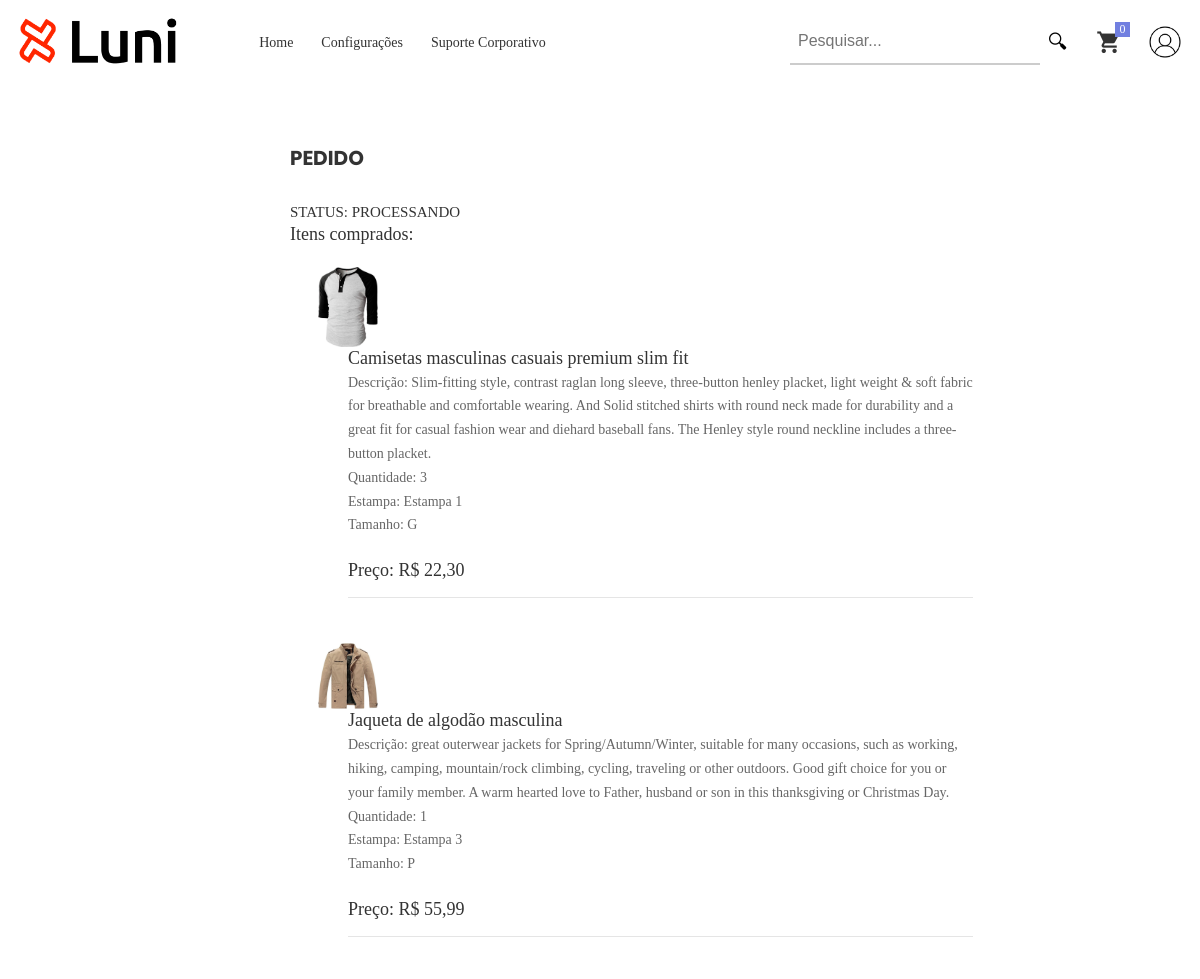
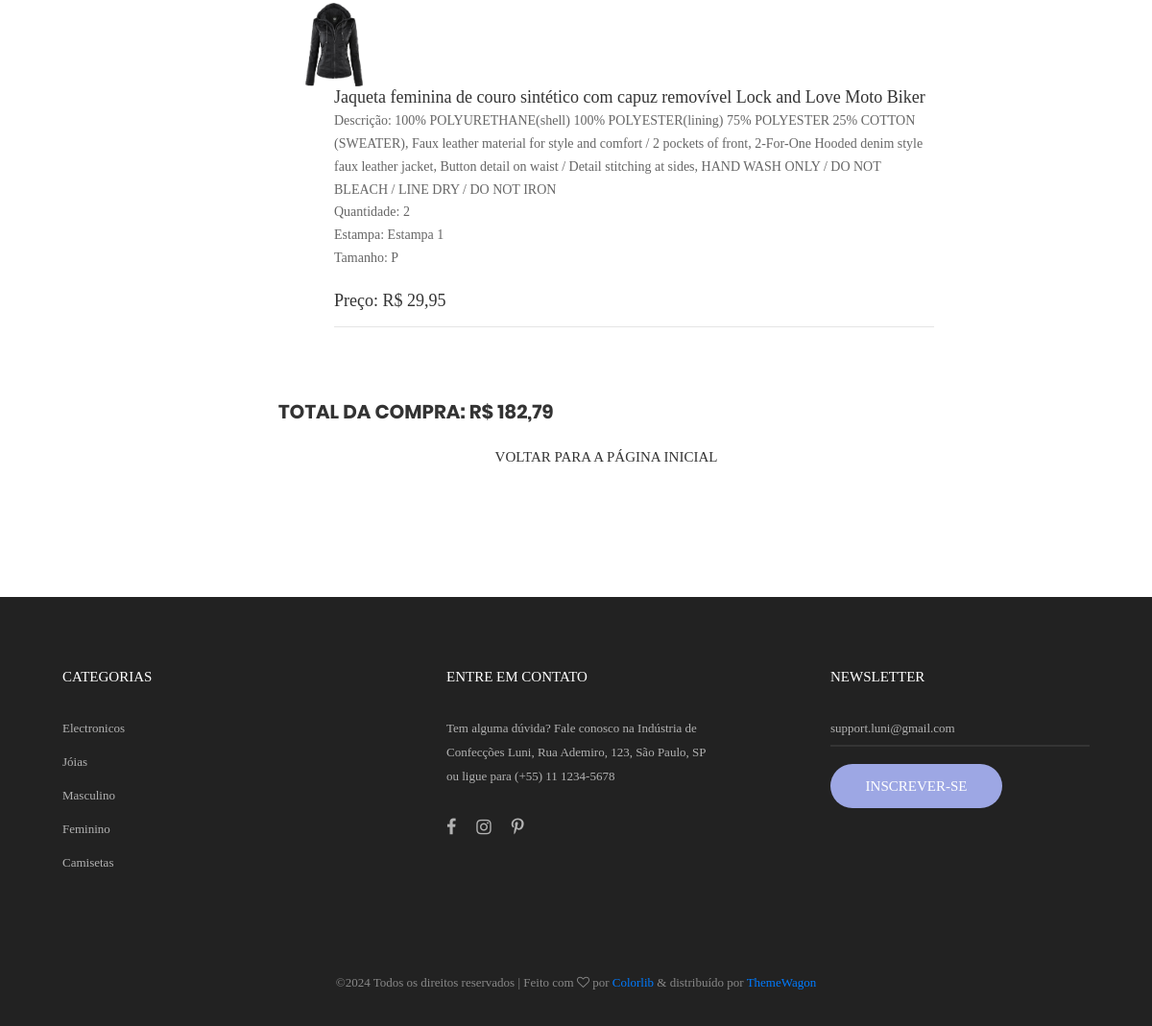
The app's page /pedido/20/ (signed in) with its own data (2 pictures, top to bottom).
### pedido/models.py (models this page shows, shortened)
class Pedido(models.Model):
    STATUS_PEDIDO = [
        ('PROCESSANDO', 'Processando'),
        ('ENVIADO', 'Enviado'),
        ('ENTREGUE', 'Entregue'),
    ]
    cliente = models.ForeignKey(Usuario, on_delete=models.CASCADE, related_name='pedidos')
    data_pedido = models.DateTimeField(auto_now_add=True)
    itens = models.ManyToManyField(Produto, through='ItemPedido')
    preco_total = models.DecimalField(max_digits=10, decimal_places=2)
    status = models.CharField(max_length=20, choices=STATUS_PEDIDO, default='PROCESSANDO')

class ItemPedido(models.Model):
    pedido = models.ForeignKey(Pedido, on_delete=models.CASCADE, related_name='itens_pedido')
    produto = models.ForeignKey(Produto, on_delete=models.CASCADE)
    quantidade = models.PositiveIntegerField(default=1)
    preco = models.DecimalField(max_digits=10, decimal_places=2)
    tamanho = models.ForeignKey(Tamanho, on_delete=models.CASCADE, blank=True, null=True)
    estampa = models.ForeignKey(Estampa, on_delete=models.CASCADE, blank=True, null=True)

### produto/models.py (models this page shows, shortened)
class Produto(models.Model):
    tamanho = models.ManyToManyField(Tamanho, related_name='produto', blank=True)
    nome = models.CharField(max_length=100)
    descricao = models.TextField(blank=True, null=True)
    categorias = models.ManyToManyField(CategoriaProduto, related_name='produtos')
    preco = models.DecimalField(max_digits=10, decimal_places=2)
    quantidade_em_estoque = models.IntegerField(default=0)
    estampas = models.ManyToManyField(Estampa, related_name='produtos', blank=True)
    imagem = models.ImageField(upload_to='produtos/', blank=True, null=True)

class Tamanho(models.Model):
    TAMANHOS_PRODUTO = [
        ('PP', 'Piquenique'),
        ('P', 'Pequeno'),
        ('M', 'Medio'),
        ('G', 'Grande'),
        ('GG', 'Gigante'),
        ('XG', 'XGigante'),
        ('XXG', 'XXGigante'),
        ('XXXG', 'XXXGigante'),
    ]
    tamanho = models.CharField(max_length=50)

class CategoriaProduto(models.Model):
    nome = models.CharField(max_length=20, unique=True)

### estampa/models.py (models this page shows, shortened)
class Estampa(models.Model):
    nome = models.CharField(max_length=100)
    descricao = models.TextField(blank=True, null=True)
    imagem = models.ImageField(upload_to='estampas/', blank=True, null=True)
    categoria = models.CharField(max_length=50, blank=True, null=True)

### pedido/views.py (the view)
# urls.py: path("pedido/", include("pedido.urls"), name='pedido'),
@login_required
def pedido(request, id):
    pedido = Pedido.objects.filter(pk=id).first()
    if not pedido:
        messages.error(request, 'Pedido não encontrado.')
        return redirect("listar_pedidos")
    if request.user.is_superuser or request.user.id == pedido.cliente.id:
        itens = ItemPedido.objects.filter(pedido=pedido)
        return render(request, 'pedido/pedido.html', {'pedido': pedido, 'itens': itens})
    messages.error(request, 'Você não tem permissão para acessar esta página.')
    return redirect("listar_pedidos")

### principal/context_processors.py (called while the page is built)
def variaveis_globais(request):
    var = {
        'nome_site': 'Luni',
        'categorias': CategoriaProduto.objects.all(),
    }
    return var

### usuario/models.py (called while the page is built)
    def get_size_items(self):
        carrinho = self.carrinho.first()
        if carrinho:
            return carrinho.itens.aggregate(total_items=Sum('quantidade'))['total_items'] or 0
        return 0

### usuario/templatetags/custom_tags.py (called while the page is built)
@register.filter
def get_size_items(user):
    if isinstance(user, Usuario):
        return f"{user.get_size_items()}"
    return "0"

### templates/pedido/pedido.html (shortened to what this page needs)
{% extends 'base/_base.html' %}
{% load static %}
{% block content %}
    <div class="bg0 p-t-75 p-b-85">
        <div class="container">
            <div class="row">
                <div class="col-lg-10 col-xl-7 m-lr-auto m-b-50">
                    <div class="m-l-25 m-r--38 m-lr-0-xl">
                        <h3 class="mtext-109 cl2 p-b-30">Pedido</h3>
                        <p class="stext-101 cl2">Status: {{ pedido.status }}</p>
                        <h4 class="mtext-101 cl2 p-b-20">Itens comprados: </h4>
                        <ul class="p-l-28">
                            {% for item in itens.all %}
                                <li class="flex-w flex-t p-b-30">
                                    <div class="column-1">
                                        <div class="how-itemcart1">
                                            {% if item.produto.imagem %}
                                                <img src="{{ item.produto.imagem.url }}" alt="{{ item.produto.nome }}" class="imagem-produto">
                                            {% else %}
                                                <img src="{% static 'images/no-image.png' %}" alt="{{ item.produto.nome }}" class="imagem-produto">
                                            {% endif %}
                                        </div>
                                    </div>
                                    <div class="column-2 p-l-30">
                                        <h4 class="mtext-101 cl2">{{ item.produto.nome }}</h4>
                                        <p class="stext-102 cl3">Descrição: {{ item.produto.descricao }}</p>
                                        <p class="stext-102 cl3">Quantidade: {{ item.quantidade }}</p>
                                        <p class="stext-102 cl3">Estampa: {{ item.estampa.nome }}</p>
                                        <p class="stext-102 cl3">Tamanho: {{ item.tamanho.tamanho }}</p>
                                        <br>
                                        <p class="mtext-110 cl2">Preço: R$ {{ item.produto.preco|floatformat:2 }}</p>
                                        <hr>
                                    </div>
                                </li>
                            {% endfor %}
                        </ul>
                        <h4 class="mtext-109 cl2 p-t-30">Total da Compra: R$ {{ pedido.preco_total|floatformat:2 }}</h4>
                        <br>
                        <div style="width: 100%;" class="text-center">
                            <a href="{% url 'home' %}" class="stext-101 cl2 p-t-20 hov-cl1 trans-04">Voltar para a Página Inicial</a>
                        </div>
                    </div>
                </div>
            </div>
        </div>
    </div>
{% endblock content %}

### templates/base/_base.html (shortened to what this page needs)
{% load static %}
{% load custom_tags %}
<!DOCTYPE html>
<html lang="pt-br">
    <head>
        <link rel="stylesheet" type="text/css" href="/static/vendor/bootstrap/css/bootstrap.min.css">
        <link rel="stylesheet" type="text/css" href="/static/fonts/font-awesome-4.7.0/css/font-awesome.min.css">
        <link rel="stylesheet" type="text/css" href="/static/fonts/iconic/css/material-design-iconic-font.min.css">
        <link rel="stylesheet" type="text/css" href="/static/fonts/linearicons-v1.0.0/icon-font.min.css">
        <link rel="stylesheet" type="text/css" href="/static/vendor/animate/animate.css">
        <link rel="stylesheet" type="text/css" href="/static/vendor/css-hamburgers/hamburgers.min.css">
        <link rel="stylesheet" type="text/css" href="/static/vendor/animsition/css/animsition.min.css">
        <link rel="stylesheet" type="text/css" href="/static/vendor/select2/select2.min.css">
        <link rel="stylesheet" type="text/css" href="/static/vendor/daterangepicker/daterangepicker.css">
        <link rel="stylesheet" type="text/css" href="/static/vendor/slick/slick.css">
        <link rel="stylesheet" type="text/css" href="/static/vendor/MagnificPopup/magnific-popup.css">
        <link rel="stylesheet" type="text/css" href="/static/vendor/perfect-scrollbar/perfect-scrollbar.css">
        <link rel="stylesheet" type="text/css" href="/static/css/util.css">
        <link rel="stylesheet" type="text/css" href="/static/css/main.css">
    </head>
	<nav class="container-menu-desktop fix-menu-desktop">
		<div class="wrap-menu-desktop">
			<div class="limiter-menu-desktop container">
				<a href="{% url "home" %}" class="logo">
					<img src="{% static "images/icons/Logo.png" %}" alt="IMG-LOGO">
				</a>
				<div class="menu-desktop">
					<ul class="main-menu">
						<li >
							<a href="{% url "home" %}">Home</a></li>
						{% if request.user.is_superuser %}
						<li><a href="{% url 'settings' %}">Configurações</a></li>
						{% endif %}
						<li>
							<a href="{% url "receber_suporte_corporativo" %}">Suporte Corporativo</a></li>
					</ul>
				</div>
				<div class="wrap-icon-header flex-w flex-r-m">
					<form action="{% url 'pesquisar_produto' %}" method="get" class="search-container">
						<input type="text" name="pesquisa" id="pesquisa_input" class="search-input" value="{{ pesquisa|default:"" }}" placeholder="Pesquisar...">
						<button type="submit" class="search-button" title="Pesquisar">🔍︎</button>
					</form>
					<a href="{% url "carrinho" %}">
						<div class="icon-header-item cl2 hov-cl1 trans-04 p-l-22 p-r-11 icon-header-noti js-show-cart" data-notify="{{ request.user|get_size_items }}">
							<i class="zmdi zmdi-shopping-cart" title="Carrinho"></i>
						</div>
					</a>
					<a href="{% url "perfil_usuario" %}" title="Perfil">
						<div>
							{% if request.user.imagem %}
								<img src="{{ request.user.imagem.url }}" alt="perfil" style="border-radius: 50%; margin-left: 15px; width: 40px; height: 40px;">
							{% else %}
								<img src="/static/images/user-profile.jpg" alt="perfil" style="border-radius: 50%; margin-left: 15px; width: 40px; height: 40px;">
							{% endif %}
						</div>
					</a>
				</div>
			</div>
		</div>
	</nav>
    <body class="animsition" style="animation-duration: 1500ms; opacity: 1;">
        {% block content %}{% endblock content %}
    </body>
	<footer class="bg3 p-t-1 p-b-32">
		<div class="container" style="margin-top: 70px;">
			<div class="row d-flex justify-content-around">
				<div class="col-sm-6 col-lg-3 p-b-50">
					<h4 class="stext-301 cl0 p-b-30">
						Categorias
					</h4>
					<ul>
						{% for categoria in categorias %}
							<li class="p-b-10">
								<a href="{% url "pesquisar_produto" %}?categoria={{ categoria.id }}" class="stext-107 cl7 hov-cl1 trans-04">
									{{ categoria.nome }}
								</a>
							</li>
						{% endfor %}
					</ul>
				</div>
				<div class="col-sm-6 col-lg-3 p-b-50">
					<h4 class="stext-301 cl0 p-b-30">
						ENTRE EM CONTATO
					</h4>
					<p class="stext-107 cl7 size-201">
						Tem alguma dúvida? Fale conosco na Indústria de Confecções Luni, Rua Ademiro, 123, São Paulo, SP ou ligue para (+55) 11 1234-5678
					</p>
					<div class="p-t-27">
						<a href="#" class="fs-18 cl7 hov-cl1 trans-04 m-r-16">
							<i class="fa fa-facebook"></i>
						</a>
						<a href="#" class="fs-18 cl7 hov-cl1 trans-04 m-r-16">
							<i class="fa fa-instagram"></i>
						</a>
						<a href="#" class="fs-18 cl7 hov-cl1 trans-04 m-r-16">
							<i class="fa fa-pinterest-p"></i>
						</a>
					</div>
				</div>
				<div class="col-sm-6 col-lg-3 p-b-50">
					<h4 class="stext-301 cl0 p-b-30">
						Newsletter
					</h4>
					<form>
						<div class="wrap-input1 w-full p-b-4">
							<input class="input1 bg-none plh1 stext-107 cl7" type="text" name="email" placeholder="support.luni@gmail.com">
						</div>
						<div class="p-t-18">
							<button class="flex-c-m stext-101 cl0 size-103 bg1 bor1 hov-btn2 p-lr-15 trans-04">
								Inscrever-se
							</button>
						</div>
					</form>
				</div>
			</div>
			<div class="p-t-40">
				<p class="stext-107 cl6 txt-center">
					&copy;<script>document.write(new Date().getFullYear());</script> Todos os direitos reservados | Feito com <i class="fa fa-heart-o" aria-hidden="true"></i> por <a href="https://colorlib.com" target="_blank">Colorlib</a> &amp; distribuído por <a href="https://themewagon.com" target="_blank">ThemeWagon</a>
				</p>
			</div>
		</div>
	</footer>
	</html>

### static/css/main.css (style rules this page uses)
body { padding-top: 70px; }
.container { max-width: 1380px; }
@media (max-width: 1600px) { .container { max-width: 1200px; } }
.container-menu-desktop { height: auto; width: 100%; position: relative; -webkit-transition: all 0.3s; -o-transition: all 0.3s; -moz-transition: all 0.3s; transition: all 0.3s; }
.search-container { display: flex; }
.search-input { border: none; border-bottom: 2px solid #ccc; background: transparent; padding: 8px; font-size: 16px; outline: none; width: 250px; transition: border-color 0.3s; }
.search-button { background: transparent; border: none; cursor: pointer; padding: 8px; font-size: 20px; }
.wrap-menu-desktop { position: fixed; z-index: 1100; background-color: #fff; width: 100%; height: 84px; left: 0px; top: 0px; -webkit-transition: height 0.3s, background-color 0.3s; -o-transition: height 0.3s, background-color 0.3s; -moz-transition: height 0.3s, background-color 0.3s; transition: height 0.3s, background-color 0.3s; }
.limiter-menu-desktop { height: 100%; display: -webkit-box; display: -webkit-flex; display: -moz-box; display: -ms-flexbox; display: flex; align-items: center; }
.logo { display: -webkit-box; display: -webkit-flex; display: -moz-box; display: -ms-flexbox; display: flex; align-items: center; height: 65%; margin-right: 55px; }
.logo img { max-width: 100%; max-height: 100%; }
.menu-desktop { display: -webkit-box; display: -webkit-flex; display: -moz-box; display: -ms-flexbox; display: flex; align-items: center; height: 100%; }
.main-menu { list-style-type: none; margin: 0; display: -webkit-box; display: -webkit-flex; display: -moz-box; display: -ms-flexbox; display: flex; align-items: center; }
.main-menu > li { display: block; position: relative; padding: 20px 10px 20px 0px; margin: 0px 4px 0px 14px; }
.main-menu > li > a { font-family: Poppins-Medium; font-size: 14px; color: #333; padding: 5px 0px; transition: all 0.4s; -webkit-transition: all 0.4s; -o-transition: all 0.4s; -moz-transition: all 0.4s; }
.wrap-icon-header { flex-grow: 1; }
.icon-header-item { position: relative; font-size: 26px; line-height: 1; cursor: pointer; }
.icon-header-noti::after { content: attr(data-notify); font-family: Poppins-Regular; font-size: 12px; color: #fff; line-height: 15px; text-align: center; display: block; position: absolute; top: -7px; right: 0; min-width: 15px; height: 15px; padding: 0 3px; background-color: #717fe0; }
.cl0 { color: #fff; }
.cl2 { color: #333; }
.cl3 { color: #666; }
.cl6 { color: #888; }
.cl7 { color: #b2b2b2; }
.stext-101 { font-family: Poppins-Medium; font-size: 15px; line-height: 1.466667; text-transform: uppercase; }
.stext-102 { font-family: Poppins-Regular; font-size: 14px; line-height: 1.7; }
.stext-107 { font-family: Poppins-Regular; font-size: 13px; line-height: 1.923; }
.stext-301 { font-family: Montserrat-Bold; font-size: 15px; line-height: 1.6; text-transform: uppercase; }
.mtext-101 { font-family: Poppins-Medium; font-size: 18px; line-height: 1.333333; }
.mtext-109 { font-family: Poppins-Bold; font-size: 20px; line-height: 1.3; text-transform: uppercase; }
.mtext-110 { font-family: Poppins-Regular; font-size: 18px; line-height: 1.222222; }
.size-103 { min-width: 179px; height: 46px; }
.size-201 { max-width: 270px; }
.bg-none { background-color: transparent; }
.bg0 { background-color: #fff; }
.bg1 { background-color: #9da7e4; }
.bg3 { background-color: #222; }
.bor1 { border-radius: 23px; }
.wrap-input1 { position: relative; border-bottom: 2px solid rgba(204,204,204, 0.1); }
.input1 { background-color: transparent; width: 100%; }
.how-itemcart1 { width: 60px; position: relative; margin-right: 20px; cursor: pointer; }
.how-itemcart1 img { width: 100%; }
.how-itemcart1::after { content: '\e870'; font-family: Linearicons-Free; font-size: 16px; display: -webkit-box; display: -webkit-flex; display: -moz-box; display: -ms-flexbox; display: flex; justify-content: center; align-items: center; position: absolute; width: 100%; height: 100%; top: 0; left: 0; background-color: rgba(0,0,0,0.5); color: #fff; transition: all 0.3s; -webkit-transition: all 0.3s; -o-transition: all 0.3s; -moz-transition: all 0.3s; opacity: 0; }
.imagem-produto { width: 100%; height: 100%; object-fit: cover; }

### records on screen
Pedido: status "PROCESSANDO", preco_total "182,79"
ItemPedido: produto.imagem (picture), produto.nome "Camisetas masculinas casuais premium slim fit", produto.descricao "Slim-fitting style, contrast raglan long sleeve, three-button henley placket, light weight & soft fabric for breathable and comfortable wearing. And Solid stitched shirts with round neck made for durability and a great fit for casual fashion wear and diehard baseball fans. The Henley style round neckline includes a three-button placket.", quantidade "3", estampa.nome "Estampa 1", tamanho.tamanho "G", produto.preco "22,30"
ItemPedido: produto.imagem (picture), produto.nome "Jaqueta de algodão masculina", produto.descricao "great outerwear jackets for Spring/Autumn/Winter, suitable for many occasions, such as working, hiking, camping, mountain/rock climbing, cycling, traveling or other outdoors. Good gift choice for you or your family member. A warm hearted love to Father, husband or son in this thanksgiving or Christmas Day.", quantidade "1", estampa.nome "Estampa 3", tamanho.tamanho "P", produto.preco "55,99"
ItemPedido: produto.imagem (picture), produto.nome "Jaqueta feminina de couro sintético com capuz removível Lock and Love Moto Biker", produto.descricao "100% POLYURETHANE(shell) 100% POLYESTER(lining) 75% POLYESTER 25% COTTON (SWEATER), Faux leather material for style and comfort / 2 pockets of front, 2-For-One Hooded denim style faux leather jacket, Button detail on waist / Detail stitching at sides, HAND WASH ONLY / DO NOT BLEACH / LINE DRY / DO NOT IRON", quantidade "2", estampa.nome "Estampa 1", tamanho.tamanho "P", produto.preco "29,95"
CategoriaProduto: nome "Electronicos"
CategoriaProduto: nome "Jóias"
CategoriaProduto: nome "Masculino"
CategoriaProduto: nome "Feminino"
CategoriaProduto: nome "Camisetas"
